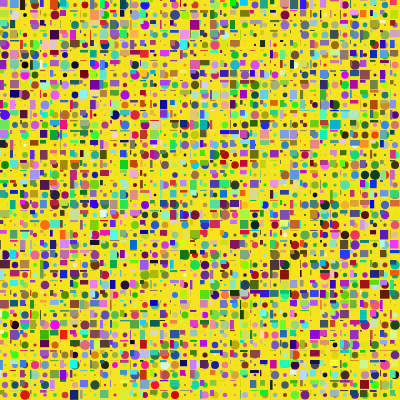
Frame 1 (no input)
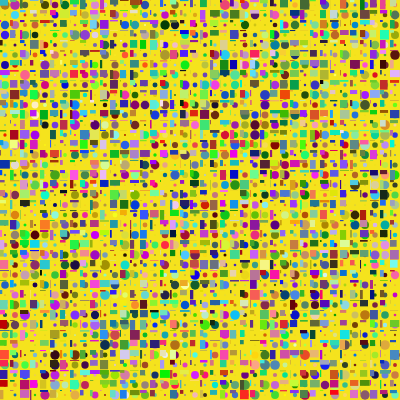
Frame 60 (no input)
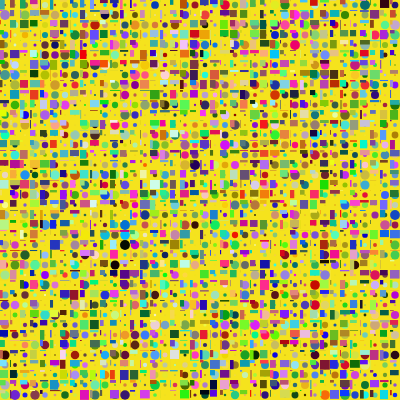
Frame 120 (the mouse pressed at the canvas centre since frame 60)

The p5.js sketch that drew these frames (run headless with seeded random() and noise() and a simulated clock; from frame 60 on, the mouse is pressed at the canvas centre):

// p5.js sketch
// ── sketch.js
function preload(){
  // preload assets
}

const sketchWidth = 400;
const sketchHeight = 400;
const size = 10;

function setup() {
  createCanvas(sketchWidth,sketchHeight);
}

function draw() {
  background(245,227,29);
  noStroke()
  
  const columns = sketchWidth / size;
  const rows = sketchHeight / size;

  for (let x = 0.5; x < columns; x ++) {
    for (let y = 0.5; y < rows; y ++) {
      fill(random(0,255), random(0,255), random(0,255));
      circle(x * size, y * size, random(size));

    }
  }

  for (let x = 0; x < columns; x ++) {
    for (let y = 0; y < rows; y ++) {
      fill(random(0,255), random(0,255), random(0,255));
      rect(x * size, y * size, random(size), random(size));

       
    }
  }
}
